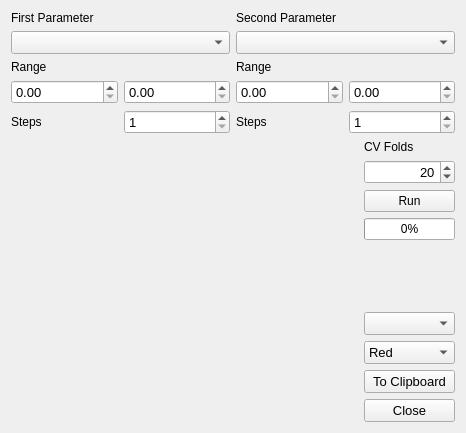
<?xml version="1.0" encoding="UTF-8"?>
<ui version="4.0">
 <class>GridSearch</class>
 <widget class="QWidget" name="GridSearch">
  <property name="geometry">
   <rect>
    <x>0</x>
    <y>0</y>
    <width>466</width>
    <height>433</height>
   </rect>
  </property>
  <property name="windowTitle">
   <string>Gridsearch Parameters</string>
  </property>
  <layout class="QGridLayout" name="gridLayout_3" rowstretch="0,1" columnstretch="0,0">
   <item row="0" column="1">
    <widget class="QWidget" name="widget_3" native="true">
     <layout class="QGridLayout" name="gridLayout_2">
      <property name="margin">
       <number>0</number>
      </property>
      <item row="1" column="0" colspan="2">
       <widget class="QComboBox" name="names2Combo">
        <property name="font">
         <font>
          <pointsize>10</pointsize>
         </font>
        </property>
       </widget>
      </item>
      <item row="2" column="0" colspan="2">
       <widget class="QLabel" name="label2">
        <property name="text">
         <string>Range</string>
        </property>
       </widget>
      </item>
      <item row="3" column="0">
       <widget class="QDoubleSpinBox" name="start2Spin">
        <property name="font">
         <font>
          <pointsize>10</pointsize>
         </font>
        </property>
        <property name="maximum">
         <double>999999999.000000000000000</double>
        </property>
       </widget>
      </item>
      <item row="0" column="0" colspan="2">
       <widget class="QLabel" name="label_2">
        <property name="text">
         <string>Second Parameter</string>
        </property>
       </widget>
      </item>
      <item row="3" column="1">
       <widget class="QDoubleSpinBox" name="stop2Spin">
        <property name="font">
         <font>
          <pointsize>10</pointsize>
         </font>
        </property>
        <property name="maximum">
         <double>999999999.000000000000000</double>
        </property>
       </widget>
      </item>
      <item row="4" column="1">
       <widget class="QSpinBox" name="steps2Spin">
        <property name="font">
         <font>
          <pointsize>10</pointsize>
         </font>
        </property>
        <property name="minimum">
         <number>1</number>
        </property>
        <property name="maximum">
         <number>9999</number>
        </property>
       </widget>
      </item>
      <item row="4" column="0">
       <widget class="QLabel" name="label_4">
        <property name="text">
         <string>Steps</string>
        </property>
       </widget>
      </item>
     </layout>
    </widget>
   </item>
   <item row="0" column="0">
    <widget class="QWidget" name="widget_2" native="true">
     <layout class="QGridLayout" name="gridLayout">
      <property name="margin">
       <number>0</number>
      </property>
      <item row="1" column="0" colspan="2">
       <widget class="QLabel" name="label">
        <property name="text">
         <string>First Parameter</string>
        </property>
       </widget>
      </item>
      <item row="3" column="0" colspan="2">
       <widget class="QLabel" name="label1">
        <property name="text">
         <string>Range</string>
        </property>
       </widget>
      </item>
      <item row="4" column="1">
       <widget class="QDoubleSpinBox" name="stop1Spin">
        <property name="font">
         <font>
          <pointsize>10</pointsize>
         </font>
        </property>
        <property name="maximum">
         <double>999999999.000000000000000</double>
        </property>
       </widget>
      </item>
      <item row="4" column="0">
       <widget class="QDoubleSpinBox" name="start1Spin">
        <property name="font">
         <font>
          <pointsize>10</pointsize>
         </font>
        </property>
        <property name="maximum">
         <double>999999999.000000000000000</double>
        </property>
       </widget>
      </item>
      <item row="2" column="0" colspan="2">
       <widget class="QComboBox" name="names1Combo">
        <property name="font">
         <font>
          <pointsize>10</pointsize>
         </font>
        </property>
       </widget>
      </item>
      <item row="5" column="1">
       <widget class="QSpinBox" name="steps1Spin">
        <property name="font">
         <font>
          <pointsize>10</pointsize>
         </font>
        </property>
        <property name="minimum">
         <number>1</number>
        </property>
        <property name="value">
         <number>1</number>
        </property>
       </widget>
      </item>
      <item row="5" column="0">
       <widget class="QLabel" name="label_3">
        <property name="text">
         <string>Steps</string>
        </property>
       </widget>
      </item>
     </layout>
    </widget>
   </item>
   <item row="1" column="0" colspan="2">
    <widget class="QWidget" name="widget_4" native="true">
     <layout class="QGridLayout" name="gridLayout_4" rowstretch="0,0,0,0,0,0,0,0,0" columnstretch="1,0,0">
      <property name="margin">
       <number>0</number>
      </property>
      <item row="5" column="2">
       <widget class="QComboBox" name="resultCombo">
        <property name="font">
         <font>
          <pointsize>10</pointsize>
         </font>
        </property>
       </widget>
      </item>
      <item row="2" column="2">
       <widget class="QPushButton" name="runButton">
        <property name="text">
         <string>Run</string>
        </property>
       </widget>
      </item>
      <item row="1" column="2">
       <widget class="QSpinBox" name="foldSpin">
        <property name="font">
         <font>
          <pointsize>10</pointsize>
         </font>
        </property>
        <property name="alignment">
         <set>Qt::AlignRight|Qt::AlignTrailing|Qt::AlignVCenter</set>
        </property>
        <property name="minimum">
         <number>1</number>
        </property>
        <property name="maximum">
         <number>999</number>
        </property>
        <property name="value">
         <number>20</number>
        </property>
       </widget>
      </item>
      <item row="0" column="0" rowspan="9">
       <widget class="GridLabel" name="displayLabel">
        <property name="text">
         <string/>
        </property>
       </widget>
      </item>
      <item row="4" column="2">
       <spacer name="verticalSpacer">
        <property name="orientation">
         <enum>Qt::Vertical</enum>
        </property>
        <property name="sizeHint" stdset="0">
         <size>
          <width>20</width>
          <height>40</height>
         </size>
        </property>
       </spacer>
      </item>
      <item row="3" column="2">
       <widget class="QProgressBar" name="progressBar">
        <property name="value">
         <number>0</number>
        </property>
       </widget>
      </item>
      <item row="6" column="2">
       <widget class="QComboBox" name="colorCombo">
        <property name="font">
         <font>
          <pointsize>10</pointsize>
         </font>
        </property>
        <item>
         <property name="text">
          <string>Red</string>
         </property>
        </item>
        <item>
         <property name="text">
          <string>Autumn</string>
         </property>
        </item>
        <item>
         <property name="text">
          <string>Jet</string>
         </property>
        </item>
        <item>
         <property name="text">
          <string>Grayscale</string>
         </property>
        </item>
       </widget>
      </item>
      <item row="7" column="2">
       <widget class="QPushButton" name="clipboardButton">
        <property name="font">
         <font>
          <pointsize>10</pointsize>
         </font>
        </property>
        <property name="text">
         <string>To Clipboard</string>
        </property>
       </widget>
      </item>
      <item row="8" column="2">
       <widget class="QPushButton" name="closeButton">
        <property name="font">
         <font>
          <pointsize>10</pointsize>
         </font>
        </property>
        <property name="text">
         <string>Close</string>
        </property>
       </widget>
      </item>
      <item row="0" column="2">
       <widget class="QLabel" name="label_5">
        <property name="text">
         <string>CV Folds</string>
        </property>
       </widget>
      </item>
      <item row="1" column="1" rowspan="7">
       <widget class="QLabel" name="colorbarLabel">
        <property name="minimumSize">
         <size>
          <width>40</width>
          <height>0</height>
         </size>
        </property>
        <property name="text">
         <string/>
        </property>
       </widget>
      </item>
     </layout>
    </widget>
   </item>
  </layout>
 </widget>
 <customwidgets>
  <customwidget>
   <class>GridLabel</class>
   <extends>QLabel</extends>
   <header>gridsearch.h</header>
  </customwidget>
 </customwidgets>
 <resources/>
 <connections/>
</ui>
